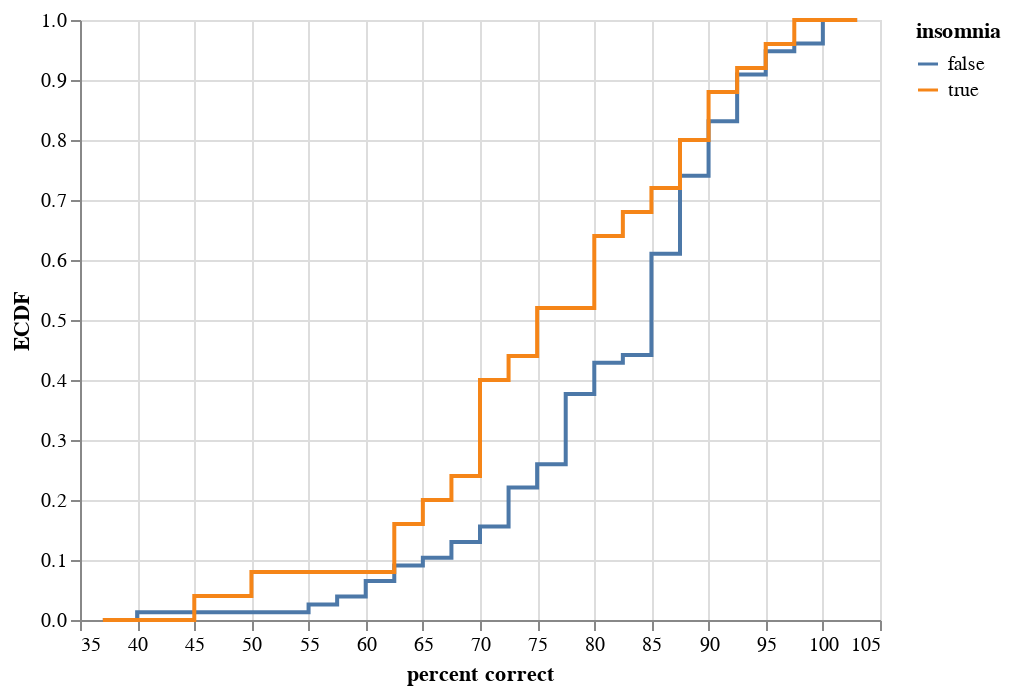

Notebook source saved alongside this figure:
### Markdown cell above
Looks good.

### Code cell
formal = alt.Chart(df_ecdf
    ).mark_line(
    ).encode(
        x='percent correct:Q',
        y='ECDF:Q',
        color='insomnia:N',
        order='percent correct:Q')

formal

### Figure 1 — Vega-Lite specification as saved in the notebook (floating-point values rounded to 4 significant figures; data arrays with more than 128 entries replaced by an {"elided": "..."} marker saying what was removed)
{"$schema": "https://vega.github.io/schema/vega-lite/v2.4.3.json", "config": {"view": {"height": 300, "width": 400}}, "data": {"values": {"elided": "212 records"}}, "encoding": {"color": {"field": "insomnia", "type": "nominal"}, "order": {"field": "percent correct", "type": "quantitative"}, "x": {"field": "percent correct", "type": "quantitative"}, "y": {"field": "ECDF", "type": "quantitative"}}, "mark": "line"}
